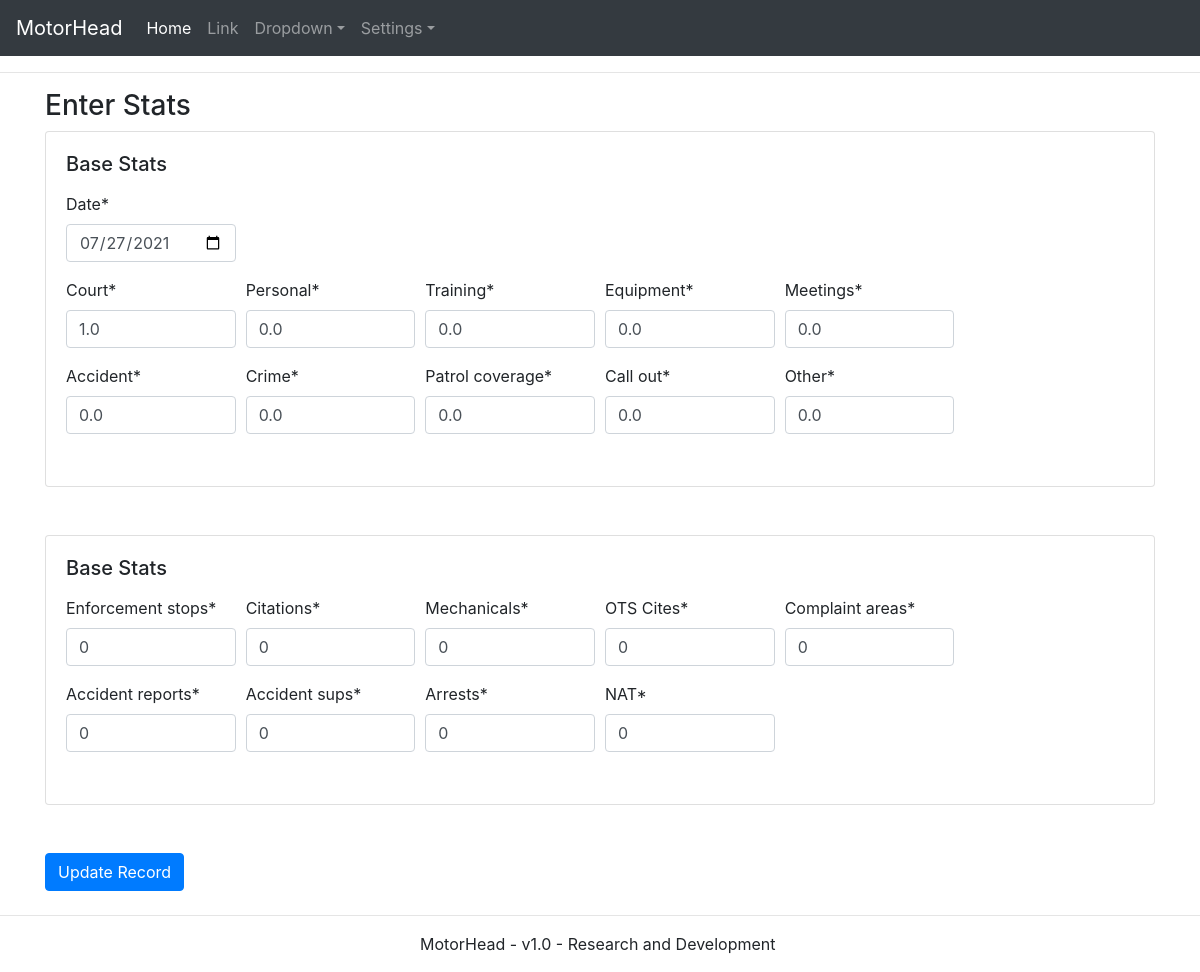
Page /edit/2 on the committed database.
### MotorHeadApp/models.py (models this page shows, shortened)
class Stats(models.Model):
    date = models.DateField(default=now())
    user = models.ForeignKey(User, on_delete=models.PROTECT)
    court = models.FloatField(default=0)
    personal = models.FloatField(default=0)
    training = models.FloatField(default=0)
    equipment = models.FloatField(default=0)
    meetings = models.FloatField(default=0)
    accident = models.FloatField(default=0)
    crime = models.FloatField(default=0)
    patrol_coverage = models.FloatField(default=0)
    call_out = models.FloatField(default=0)
    other = models.FloatField(default=0)
    enforcement_stops = models.IntegerField(default=0)
    citations = models.IntegerField(default=0)
    mechanicals = models.IntegerField(default=0)
    OTS_Cites = models.IntegerField(default=0)
    complaint_areas = models.IntegerField(default=0)
    accident_reports = models.IntegerField(default=0)
    accident_sups = models.IntegerField(default=0)
    arrests = models.IntegerField(default=0)
    NAT = models.IntegerField(default=0)

### MotorHeadApp/views.py (the view)
# urls.py: path('edit/<int:pk>', EditStats.as_view(), name='editstats')
class EditStats(UpdateView):
    model = Stats
    form_class = StatsForm
    template_name = 'editstats.html'

### MotorHeadApp/forms.py
class StatsForm(forms.ModelForm):
    class Meta:
        model = Stats
        exclude = ['user']
        widgets = {
            'date': DateInput()
        }

### MotorHeadApp/templates/editstats.html (shortened to what this page needs)
{% extends "base.html" %}
{% load crispy_forms_filters %}
{% load crispy_forms_tags %}
{% block content %}
    <h3>Enter Stats</h3>
    <form method="post">
        <div class="card">
            <div class="card-body">
                <h5 class="card-title">Base Stats</h5>
                <p class="card-text">
                <div class="form-row">
                    <div class="form-group col-md-2 mb-0">
                        {{ form.date|as_crispy_field }}
                    </div>
                </div>
                <div class="form-row">
                    <div class="form-group col-md-2 mb-0">
                        {{ form.court|as_crispy_field }}
                    </div>
                    <div class="form-group col-md-2 mb-0">
                        {{ form.personal|as_crispy_field }}
                    </div>
                    <div class="form-group col-md-2 mb-0">
                        {{ form.training|as_crispy_field }}
                    </div>
                    <div class="form-group col-md-2 mb-0">
                        {{ form.equipment|as_crispy_field }}
                    </div>
                    <div class="form-group col-md-2 mb-0">
                        {{ form.meetings|as_crispy_field }}
                    </div>
                </div>
                <div class="form-row">
                    <div class="form-group col-md-2 mb-0">
                        {{ form.accident|as_crispy_field }}
                    </div>
                    <div class="form-group col-md-2 mb-0">
                        {{ form.crime|as_crispy_field }}
                    </div>
                    <div class="form-group col-md-2 mb-0">
                        {{ form.patrol_coverage|as_crispy_field }}
                    </div>
                    <div class="form-group col-md-2 mb-0">
                        {{ form.call_out|as_crispy_field }}
                    </div>
                    <div class="form-group col-md-2 mb-0">
                        {{ form.other|as_crispy_field }}
                    </div>
                </div>
                </p>
            </div>
        </div>
        <br>
        <br>
        <div class="card">
            <div class="card-body">
                <h5 class="card-title">Base Stats</h5>
                <p class="card-text">
                <div class="form-row">
                    <div class="form-group col-md-2 mb-0">
                        {{ form.enforcement_stops|as_crispy_field }}
                    </div>
                    <div class="form-group col-md-2 mb-0">
                        {{ form.citations|as_crispy_field }}
                    </div>
                    <div class="form-group col-md-2 mb-0">
                        {{ form.mechanicals|as_crispy_field }}
                    </div>
                    <div class="form-group col-md-2 mb-0">
                        {{ form.OTS_Cites|as_crispy_field }}
                    </div>
                    <div class="form-group col-md-2 mb-0">
                        {{ form.complaint_areas|as_crispy_field }}
                    </div>
                </div>
                <div class="form-row">
                    <div class="form-group col-md-2 mb-0">
                        {{ form.accident_reports|as_crispy_field }}
                    </div>
                    <div class="form-group col-md-2 mb-0">
                        {{ form.accident_sups|as_crispy_field }}
                    </div>
                    <div class="form-group col-md-2 mb-0">
                        {{ form.arrests|as_crispy_field }}
                    </div>
                    <div class="form-group col-md-2 mb-0">
                        {{ form.NAT|as_crispy_field }}
                    </div>
                </div>
                </p>
            </div>
        </div>
        <br>
        <br>
        <div class="form-row">
            <div class="form-group col-md-2 mb-2">
                <button class="btn btn-primary">Update Record</button>
            </div>
        </div>
    </form>
{% endblock %}

### rows in the picture
Stats: date "07/27/2021", court "1.0", personal "0.0", training "0.0", equipment "0.0", meetings "0.0", accident "0.0", crime "0.0", patrol_coverage "0.0", call_out "0.0", other "0.0", enforcement_stops "0", citations "0", mechanicals "0", OTS_Cites "0", complaint_areas "0", accident_reports "0", accident_sups "0", arrests "0", NAT "0"
